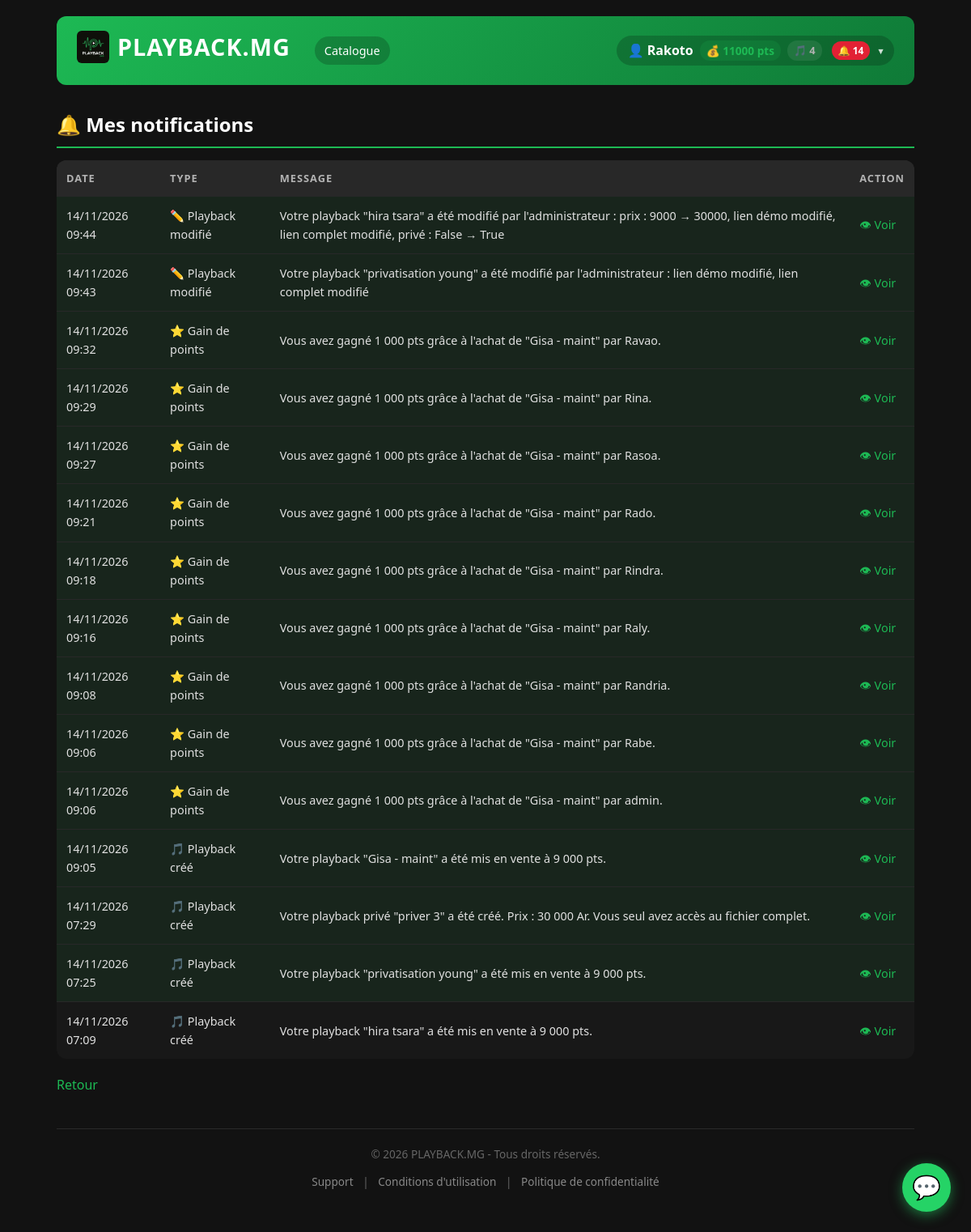
/mes-notifications (signed in), run on the app's committed database.
### app.py (models this page shows, shortened)
class User(UserMixin, db.Model):
    id = db.Column(db.Integer, primary_key=True)
    username = db.Column(db.String(80), unique=True, nullable=False)
    phone = db.Column(db.String(20), nullable=False)
    password_hash = db.Column(db.String(200), nullable=False)
    is_admin = db.Column(db.Boolean, default=False)
    is_blocked = db.Column(db.Boolean, default=False, nullable=False)
    points = db.Column(db.Integer, nullable=False, default=0)
    playbacks = db.relationship('Playback', backref='creator', lazy=True)

class Notification(db.Model):
    id = db.Column(db.Integer, primary_key=True)
    type = db.Column(db.String(30), nullable=False)
    message = db.Column(db.String(500), nullable=False)
    user_id = db.Column(db.Integer, db.ForeignKey('user.id'), nullable=True)
    link = db.Column(db.String(200), nullable=True)
    is_read = db.Column(db.Boolean, default=False, nullable=False)
    created_at = db.Column(db.DateTime, server_default=db.func.now())
    user = db.relationship('User', backref='notifications')

### app.py (the view)
@app.route('/mes-notifications')
@login_required
def mes_notifications():
    notifications = Notification.query.filter_by(user_id=current_user.id).order_by(Notification.id.desc()).limit(50).all()
    Notification.query.filter_by(user_id=current_user.id, is_read=False).update({'is_read': True})
    db.session.commit()
    return render_template('mes_notifications.html', notifications=notifications)

### app.py (called while the page is built)
@login_manager.user_loader
def load_user(user_id):
    return db.session.get(User, int(user_id))

@app.context_processor
def inject_notifications():
    if current_user.is_authenticated:
        unread = Notification.query.filter_by(user_id=current_user.id, is_read=False).count()
        return {'unread_notifications': unread}
    return {'unread_notifications': 0}

### templates/mes_notifications.html
{% extends "base.html" %}
{% block content %}
<h2>🔔 Mes notifications</h2>
{% if notifications %}
<table class="responsive-table">
    <thead>
        <tr><th>Date</th><th>Type</th><th>Message</th><th>Action</th></tr>
    </thead>
    <tbody>
    {% for n in notifications %}
    <tr style="{% if not n.is_read %}background:rgba(29,185,84,0.08);{% endif %}">
        <td data-label="Date">{{ n.created_at.strftime("%d/%m/%Y %H:%M") if n.created_at else "—" }}</td>
        <td data-label="Type">
            {% if n.type == 'purchase_success' %}🛒 Achat
            {% elif n.type == 'points_gained' %}⭐ Gain de points
            {% elif n.type == 'recharge_validated' %}✅ Recharge validée
            {% elif n.type == 'recharge_refused' %}❌ Recharge refusée
            {% elif n.type == 'playback_created' %}🎵 Playback créé
            {% elif n.type == 'points_manual' %}💰 Ajustement admin
            {% elif n.type == 'playback_modified' %}✏️ Playback modifié
            {% else %}{{ n.type }}{% endif %}
        </td>
        <td data-label="Message">{{ n.message }}</td>
        <td data-label="Action">
            {% if n.link %}
                <a href="{{ n.link }}">👁 Voir</a>
            {% else %}
                —
            {% endif %}
        </td>
    </tr>
    {% endfor %}
    </tbody>
</table>
{% else %}
<p>Aucune notification.</p>
{% endif %}
<p><a href="/dashboard">Retour</a></p>
{% endblock %}

### templates/base.html (shortened to what this page needs)
<!doctype html>
<html lang="fr">
  <head>
    <link
      rel="stylesheet"
      href="{{ url_for('static', filename='style.css') }}"
    />
  </head>
  <body>
    <header>
      <div class="header-left">
        <h1>
          <a href="/" class="logo-link">
            <img
              src="{{ url_for('static', filename='logo.png') }}"
              alt="PLAYBACK.MG"
              class="logo"
            />
            <span class="logo-text">PLAYBACK.MG</span>
          </a>
        </h1>
        <nav class="desktop-nav">
          <a href="/catalogue">Catalogue</a>
        </nav>
      </div>
      <div class="header-right">
        {% if current_user.is_authenticated %}
        <div class="user-menu desktop-only" id="userMenu">
          <span class="user-name" id="userName" tabindex="0">
            👤 {{ current_user.username }}
            <span class="user-points">💰 {{ current_user.points }} pts</span>
            <span class="user-playbacks"
              >🎵 {{ current_user.purchases|length }}</span
            >
            {% if unread_notifications > 0 %}
            <span class="notif-badge">🔔 {{ unread_notifications }}</span>
            {% endif %}
            <span class="arrow">▾</span>
          </span>
        </div>
        {% else %}
        <div class="auth-links desktop-only">
          <a href="/login">Connexion</a>
          <a href="/register" class="btn-register">Inscription</a>
        </div>
        {% endif %}
      </div>
    </header>
    <main>{% block content %}{% endblock %}</main>
    <footer>
      <p>© 2026 PLAYBACK.MG - Tous droits réservés.</p>
      <p>
        <a href="/support">Support</a> |
        <a href="/cgu">Conditions d'utilisation</a> |
        <a href="/confidentialite">Politique de confidentialité</a>
      </p>
    </footer>
    <div class="whatsapp-float" id="whatsappFloat">
      <button
        class="whatsapp-toggle"
        id="whatsappToggle"
        aria-label="Contacter le support"
      >
        💬
      </button>
    </div>
  </body>
</html>

### data on the page
User: username "Rakoto", points "11000"
Notification: created_at "14/11/2026 09:44", shows "✏️ Playback modifié", message "Votre playback \"hira tsara\" a été modifié par l'administrateur : prix : 9000 → 30000, lien démo modifié, lien complet modifié, privé : False → True"
Notification: created_at "14/11/2026 09:43", shows "✏️ Playback modifié", message "Votre playback \"privatisation young\" a été modifié par l'administrateur : lien démo modifié, lien complet modifié"
Notification: created_at "14/11/2026 09:32", type "⭐ Gain de points", message "Vous avez gagné 1 000 pts grâce à l'achat de \"Gisa - maint\" par Ravao."
Notification: created_at "14/11/2026 09:29", type "⭐ Gain de points", message "Vous avez gagné 1 000 pts grâce à l'achat de \"Gisa - maint\" par Rina."
Notification: created_at "14/11/2026 09:27", type "⭐ Gain de points", message "Vous avez gagné 1 000 pts grâce à l'achat de \"Gisa - maint\" par Rasoa."
Notification: created_at "14/11/2026 09:21", type "⭐ Gain de points", message "Vous avez gagné 1 000 pts grâce à l'achat de \"Gisa - maint\" par Rado."
Notification: created_at "14/11/2026 09:18", type "⭐ Gain de points", message "Vous avez gagné 1 000 pts grâce à l'achat de \"Gisa - maint\" par Rindra."
Notification: created_at "14/11/2026 09:16", type "⭐ Gain de points", message "Vous avez gagné 1 000 pts grâce à l'achat de \"Gisa - maint\" par Raly."
Notification: created_at "14/11/2026 09:08", type "⭐ Gain de points", message "Vous avez gagné 1 000 pts grâce à l'achat de \"Gisa - maint\" par Randria."
Notification: created_at "14/11/2026 09:06", type "⭐ Gain de points", message "Vous avez gagné 1 000 pts grâce à l'achat de \"Gisa - maint\" par Rabe."
Notification: created_at "14/11/2026 09:06", type "⭐ Gain de points", message "Vous avez gagné 1 000 pts grâce à l'achat de \"Gisa - maint\" par admin."
Notification: created_at "14/11/2026 09:05", type "🎵 Playback créé", message "Votre playback \"Gisa - maint\" a été mis en vente à 9 000 pts."
Notification: created_at "14/11/2026 07:29", type "🎵 Playback créé", message "Votre playback privé \"priver 3\" a été créé. Prix : 30 000 Ar. Vous seul avez accès au fichier complet."
Notification: created_at "14/11/2026 07:25", type "🎵 Playback créé", message "Votre playback \"privatisation young\" a été mis en vente à 9 000 pts."
Notification: created_at "14/11/2026 07:09", type "🎵 Playback créé", message "Votre playback \"hira tsara\" a été mis en vente à 9 000 pts."

### other printed values
{{ current_user.purchases|length }} "4"
{{ unread_notifications }} "14"
